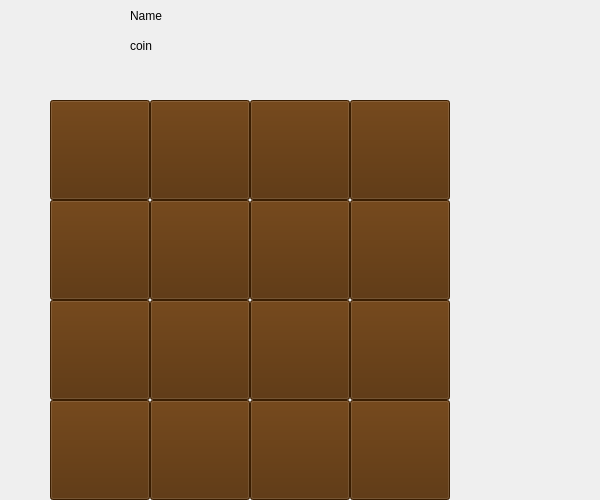
<?xml version="1.0" encoding="UTF-8"?>
<ui version="4.0">
 <class>GameFrame</class>
 <widget class="QFrame" name="GameFrame">
  <property name="geometry">
   <rect>
    <x>0</x>
    <y>0</y>
    <width>600</width>
    <height>500</height>
   </rect>
  </property>
  <property name="windowTitle">
   <string>Frame</string>
  </property>
  <widget class="QLabel" name="Name_label">
   <property name="geometry">
    <rect>
     <x>130</x>
     <y>10</y>
     <width>37</width>
     <height>12</height>
    </rect>
   </property>
   <property name="text">
    <string>Name</string>
   </property>
  </widget>
  <widget class="QLabel" name="coins_label">
   <property name="geometry">
    <rect>
     <x>130</x>
     <y>40</y>
     <width>37</width>
     <height>12</height>
    </rect>
   </property>
   <property name="text">
    <string>coin</string>
   </property>
  </widget>
  <widget class="QPushButton" name="H1_1_pushButton">
   <property name="geometry">
    <rect>
     <x>50</x>
     <y>100</y>
     <width>100</width>
     <height>100</height>
    </rect>
   </property>
   <property name="styleSheet">
    <string notr="true">background-color: rgb(81, 41, 0);</string>
   </property>
   <property name="text">
    <string/>
   </property>
  </widget>
  <widget class="QPushButton" name="H1_2_pushButton">
   <property name="geometry">
    <rect>
     <x>150</x>
     <y>100</y>
     <width>100</width>
     <height>100</height>
    </rect>
   </property>
   <property name="styleSheet">
    <string notr="true">background-color: rgb(81, 41, 0);</string>
   </property>
   <property name="text">
    <string/>
   </property>
  </widget>
  <widget class="QPushButton" name="H1_3_pushButton">
   <property name="geometry">
    <rect>
     <x>250</x>
     <y>100</y>
     <width>100</width>
     <height>100</height>
    </rect>
   </property>
   <property name="styleSheet">
    <string notr="true">background-color: rgb(81, 41, 0);</string>
   </property>
   <property name="text">
    <string/>
   </property>
  </widget>
  <widget class="QPushButton" name="H1_4_pushButton">
   <property name="geometry">
    <rect>
     <x>350</x>
     <y>100</y>
     <width>100</width>
     <height>100</height>
    </rect>
   </property>
   <property name="styleSheet">
    <string notr="true">background-color: rgb(81, 41, 0);</string>
   </property>
   <property name="text">
    <string/>
   </property>
  </widget>
  <widget class="QPushButton" name="H2_1_pushButton">
   <property name="geometry">
    <rect>
     <x>50</x>
     <y>200</y>
     <width>100</width>
     <height>100</height>
    </rect>
   </property>
   <property name="styleSheet">
    <string notr="true">background-color: rgb(81, 41, 0);</string>
   </property>
   <property name="text">
    <string/>
   </property>
  </widget>
  <widget class="QPushButton" name="H2_2_pushButton">
   <property name="geometry">
    <rect>
     <x>150</x>
     <y>200</y>
     <width>100</width>
     <height>100</height>
    </rect>
   </property>
   <property name="styleSheet">
    <string notr="true">background-color: rgb(81, 41, 0);</string>
   </property>
   <property name="text">
    <string/>
   </property>
  </widget>
  <widget class="QPushButton" name="H2_3_pushButton">
   <property name="geometry">
    <rect>
     <x>250</x>
     <y>200</y>
     <width>100</width>
     <height>100</height>
    </rect>
   </property>
   <property name="styleSheet">
    <string notr="true">background-color: rgb(81, 41, 0);</string>
   </property>
   <property name="text">
    <string/>
   </property>
  </widget>
  <widget class="QPushButton" name="H2_4_pushButton">
   <property name="geometry">
    <rect>
     <x>350</x>
     <y>200</y>
     <width>100</width>
     <height>100</height>
    </rect>
   </property>
   <property name="styleSheet">
    <string notr="true">
background-color: rgb(81, 41, 0);</string>
   </property>
   <property name="text">
    <string/>
   </property>
  </widget>
  <widget class="QPushButton" name="H3_1_pushButton">
   <property name="geometry">
    <rect>
     <x>50</x>
     <y>300</y>
     <width>100</width>
     <height>100</height>
    </rect>
   </property>
   <property name="styleSheet">
    <string notr="true">background-color: rgb(81, 41, 0);</string>
   </property>
   <property name="text">
    <string/>
   </property>
  </widget>
  <widget class="QPushButton" name="H3_2_pushButton">
   <property name="geometry">
    <rect>
     <x>150</x>
     <y>300</y>
     <width>100</width>
     <height>100</height>
    </rect>
   </property>
   <property name="styleSheet">
    <string notr="true">background-color: rgb(81, 41, 0);</string>
   </property>
   <property name="text">
    <string/>
   </property>
  </widget>
  <widget class="QPushButton" name="H3_3_pushButton">
   <property name="geometry">
    <rect>
     <x>250</x>
     <y>300</y>
     <width>100</width>
     <height>100</height>
    </rect>
   </property>
   <property name="styleSheet">
    <string notr="true">background-color: rgb(81, 41, 0);</string>
   </property>
   <property name="text">
    <string/>
   </property>
  </widget>
  <widget class="QPushButton" name="H3_4_pushButton">
   <property name="geometry">
    <rect>
     <x>350</x>
     <y>300</y>
     <width>100</width>
     <height>100</height>
    </rect>
   </property>
   <property name="styleSheet">
    <string notr="true">background-color: rgb(81, 41, 0);</string>
   </property>
   <property name="text">
    <string/>
   </property>
  </widget>
  <widget class="QPushButton" name="H4_1_pushButton">
   <property name="geometry">
    <rect>
     <x>50</x>
     <y>400</y>
     <width>100</width>
     <height>100</height>
    </rect>
   </property>
   <property name="styleSheet">
    <string notr="true">background-color: rgb(81, 41, 0);</string>
   </property>
   <property name="text">
    <string/>
   </property>
  </widget>
  <widget class="QPushButton" name="H4_2_pushButton">
   <property name="geometry">
    <rect>
     <x>150</x>
     <y>400</y>
     <width>100</width>
     <height>100</height>
    </rect>
   </property>
   <property name="styleSheet">
    <string notr="true">background-color: rgb(81, 41, 0);</string>
   </property>
   <property name="text">
    <string/>
   </property>
  </widget>
  <widget class="QPushButton" name="H4_3_pushButton">
   <property name="geometry">
    <rect>
     <x>250</x>
     <y>400</y>
     <width>100</width>
     <height>100</height>
    </rect>
   </property>
   <property name="styleSheet">
    <string notr="true">background-color: rgb(81, 41, 0);</string>
   </property>
   <property name="text">
    <string/>
   </property>
  </widget>
  <widget class="QPushButton" name="H4_4_pushButton">
   <property name="geometry">
    <rect>
     <x>350</x>
     <y>400</y>
     <width>100</width>
     <height>100</height>
    </rect>
   </property>
   <property name="styleSheet">
    <string notr="true">background-color: rgb(81, 41, 0);</string>
   </property>
   <property name="text">
    <string/>
   </property>
  </widget>
 </widget>
 <resources/>
 <connections/>
</ui>
